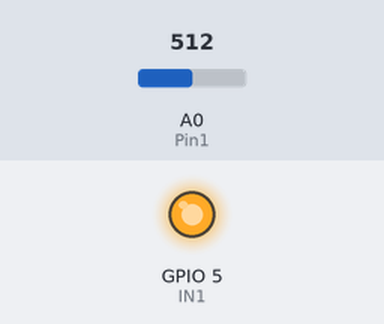
A sketch run on a simulated ESP8266 (NodeMCU). Shown: output pins drawn as LEDs (lit = HIGH). The test bench sets the inputs (shaded band); at power-on: A0 (Pin1) = 512. WiFi joins after 1.5 s; servers stay silent unless stated; uploads are accepted with an empty reply; what the sketch prints to the serial monitor is not drawn.

Above: at 1.7 s.
At 2.2 s:
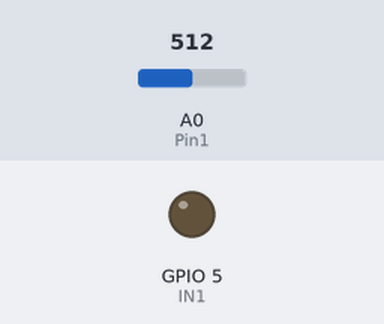
Timing chart, 0 to 3.7 s (numbered marks = the images above):
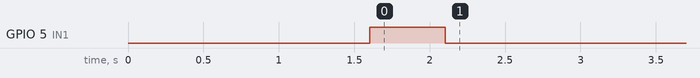

Measured:
- by itself, GPIO 5 (IN1): HIGH → LOW at 2.1 s

The sketch:

watering-splunk.ino
```cpp
#include <ESP8266HTTPClient.h>
#include <ESP8266WiFi.h>

// Need to connec to the wifi somehow, set it up here
WiFiClient wifiClient;
String esid  = "<your-wifi-id>";
String epass = "<your-wifi-password>";

// splunk settings and http collector token
String collectorToken = "<your-collector-token>";
String splunkIndexer = "<your splunk enterprise host name>"; // "seyoungs-macbook-pro.local"
String eventData="";

//you need a different client per board
String clientName ="nodemcu";

int IN1 = 5;
int Pin1 = A0;
float value1 = 0;

void setup() {
  // put your setup code here, to run once:
  Serial.begin(9600);
  Serial.println("splunk hec");
  initWiFi();
  Serial.print("IP address: ");
  Serial.println(WiFi.localIP());
  pinMode(IN1, OUTPUT);
  pinMode(Pin1, INPUT);
  digitalWrite(IN1, HIGH);
  delay(500);
}

void loop() {
  Serial.print("MOISTURE LEVEL:");
  value1 = analogRead(Pin1);
  Serial.println(value1);
  if(value1>500) {
    digitalWrite(IN1, LOW);
  } else {
    digitalWrite(IN1, HIGH);
  }
  Serial.println(value1);
  eventData="\"clientname\": \""+clientName + "\",\"humidity\": \""+String(value1)+"\"";
  Serial.println(eventData);
  //send off the data
  splunkpost(collectorToken, eventData, clientName, splunkIndexer);
  delay(2000);
}

void initWiFi(){
  Serial.println();
  Serial.println("Wifi Startup");
  esid.trim();
  if ( esid.length() > 1 ) {
      // test esid
      WiFi.disconnect();
      delay(100);
      WiFi.mode(WIFI_STA);
      Serial.print("Connecting to WiFi ");
      Serial.println(esid);
      WiFi.begin(esid.c_str(), epass.c_str());
      if ( testWifi() == 20 ) {
          return;
      }
  }
}

int testWifi(void) {
  int c = 0;
  Serial.println("Wifi test...");
  while ( c < 30 ) {
    if (WiFi.status() == WL_CONNECTED) { return(20); }
    delay(500);
    Serial.print(".");
    c++;
  }
  Serial.println("WiFi Connect timed out");
  return(10);
}

void splunkpost(String collectorToken, String PostData, String Host, String splunkIndexer)
{
  // recieved the token, post data clienthost and the splunk indexer
  String payload = "{ \"host\" : \"" + Host +"\", \"sourcetype\" : \"http_test\", \"index\" : \"auto-irrigation\", \"event\": {" + PostData + "}}";

  //Build the request
  HTTPClient http;
  String splunkurl="http://"+ splunkIndexer +":8088/services/collector";
  String tokenValue="Splunk " + collectorToken;

  // fire at will!!
  http.begin(wifiClient, splunkurl);
  http.addHeader("Content-Type", "application/json");
  Serial.println(tokenValue);
  http.addHeader("Authorization", tokenValue);
  Serial.println(payload);
  String contentlength = String(payload.length());
  http.addHeader("Content-Length", contentlength );
  int httpCode = http.POST(payload);
  http.writeToStream(&Serial);
  Serial.print("HTTP response code: ");
  Serial.println(httpCode);
  String response = http.getString();
  Serial.println(response);
  http.end();

}
```
